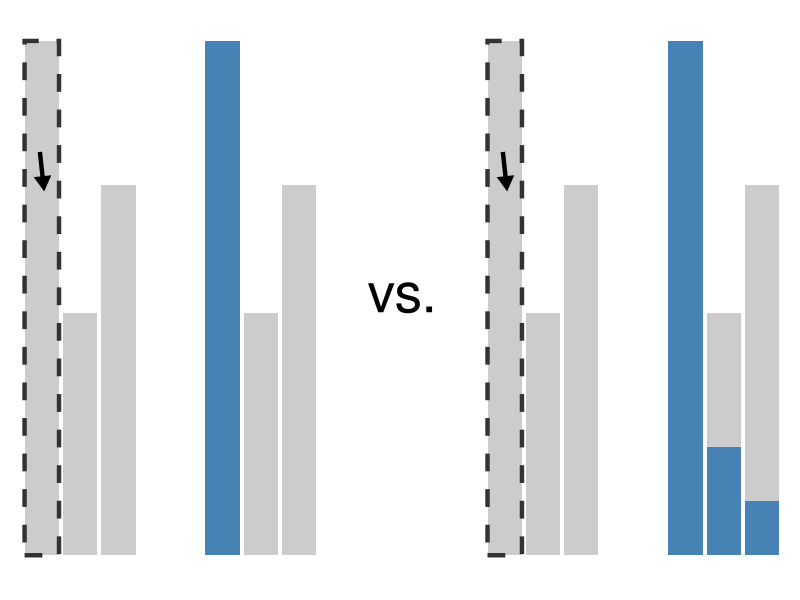

This figure's R source:
## ---- chunk 1
#| echo: false
#| fig-width: 30
library(ggplot2)
library(patchwork)

theme_set(
  theme_minimal() + theme(
    panel.grid = element_blank(),
    axis.text = element_blank(),
    axis.title.x = element_blank(),
    axis.title.y = element_blank()
  ))



p1 <- ggplot(mtcars, aes(cyl, mpg)) +
  geom_bar(stat = "summary", fun = "sum", fill = "grey80") +
  geom_bar(data=subset(mtcars, cyl == 4),
           stat = "summary", fun = "sum", fill = "grey80", 
           col="grey20", linetype="dashed", width = 1.8, size=1.5) +
  annotate("segment", x=3.9, y=230, xend=4.1, yend=210, 
           arrow=arrow(type = "closed", length = unit(0.1, "in")),
           lwd=1.5, linejoin="mitre") +
  guides(linetype="none")

p12 <- ggplot(mtcars, aes(cyl, mpg)) +
  geom_bar(stat = "summary", fun = "sum", alpha=0) +
  annotate("text", x = 6, y = 150, label = "vs.", size=14)

p2 <- ggplot(mtcars, aes(cyl, mpg, fill = cyl == 4)) +
  geom_bar(stat = "summary", fun = "sum") +
  scale_fill_manual(values=c("grey80", "steelblue")) +
  guides(fill = "none") 

mtcars$highlight <- mtcars$am | mtcars$cyl == 4

p3 <- ggplot(mtcars, aes(cyl, mpg, fill = highlight)) +
  geom_bar(stat = "summary", fun = "sum") +
  scale_fill_manual(values=c("grey80", "steelblue")) +
  guides(fill = "none") 

p1 + plot_spacer() + p2 + p12 + p1 + plot_spacer() + p3 + 
  plot_layout(nrow=1, widths = c(1, 0.2, 1, 1, 1, 0.2, 1))
